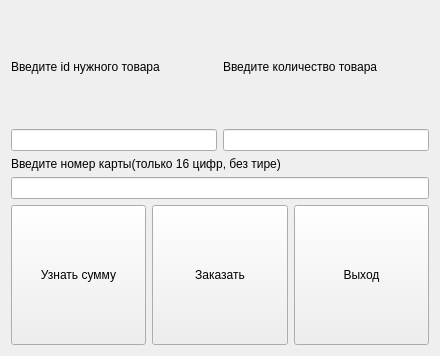
<?xml version="1.0" encoding="UTF-8"?>
<ui version="4.0">
 <class>Form</class>
 <widget class="QWidget" name="Form">
  <property name="geometry">
   <rect>
    <x>0</x>
    <y>0</y>
    <width>440</width>
    <height>356</height>
   </rect>
  </property>
  <property name="windowTitle">
   <string>Покупка</string>
  </property>
  <layout class="QVBoxLayout" name="verticalLayout_3">
   <item>
    <layout class="QHBoxLayout" name="horizontalLayout">
     <item>
      <layout class="QVBoxLayout" name="verticalLayout">
       <item>
        <widget class="QLabel" name="label">
         <property name="text">
          <string>Введите id нужного товара</string>
         </property>
        </widget>
       </item>
       <item>
        <widget class="QLineEdit" name="le"/>
       </item>
      </layout>
     </item>
     <item>
      <layout class="QVBoxLayout" name="verticalLayout_2">
       <item>
        <widget class="QLabel" name="label1">
         <property name="text">
          <string>Введите количество товара</string>
         </property>
        </widget>
       </item>
       <item>
        <widget class="QLineEdit" name="le1"/>
       </item>
      </layout>
     </item>
    </layout>
   </item>
   <item>
    <widget class="QLabel" name="label2">
     <property name="sizePolicy">
      <sizepolicy hsizetype="Preferred" vsizetype="Maximum">
       <horstretch>0</horstretch>
       <verstretch>0</verstretch>
      </sizepolicy>
     </property>
     <property name="text">
      <string>Введите номер карты(только 16 цифр, без тире)</string>
     </property>
    </widget>
   </item>
   <item>
    <widget class="QLineEdit" name="le2">
     <property name="sizePolicy">
      <sizepolicy hsizetype="Expanding" vsizetype="Maximum">
       <horstretch>0</horstretch>
       <verstretch>0</verstretch>
      </sizepolicy>
     </property>
    </widget>
   </item>
   <item>
    <layout class="QHBoxLayout" name="horizontalLayout_2">
     <item>
      <widget class="QPushButton" name="pushButton">
       <property name="sizePolicy">
        <sizepolicy hsizetype="Minimum" vsizetype="Minimum">
         <horstretch>0</horstretch>
         <verstretch>0</verstretch>
        </sizepolicy>
       </property>
       <property name="text">
        <string>Узнать сумму</string>
       </property>
      </widget>
     </item>
     <item>
      <widget class="QPushButton" name="op">
       <property name="sizePolicy">
        <sizepolicy hsizetype="Minimum" vsizetype="Minimum">
         <horstretch>0</horstretch>
         <verstretch>0</verstretch>
        </sizepolicy>
       </property>
       <property name="text">
        <string>Заказать</string>
       </property>
      </widget>
     </item>
     <item>
      <widget class="QPushButton" name="btn">
       <property name="sizePolicy">
        <sizepolicy hsizetype="Minimum" vsizetype="Minimum">
         <horstretch>0</horstretch>
         <verstretch>0</verstretch>
        </sizepolicy>
       </property>
       <property name="text">
        <string>Выход</string>
       </property>
      </widget>
     </item>
    </layout>
   </item>
  </layout>
 </widget>
 <resources/>
 <connections/>
</ui>
